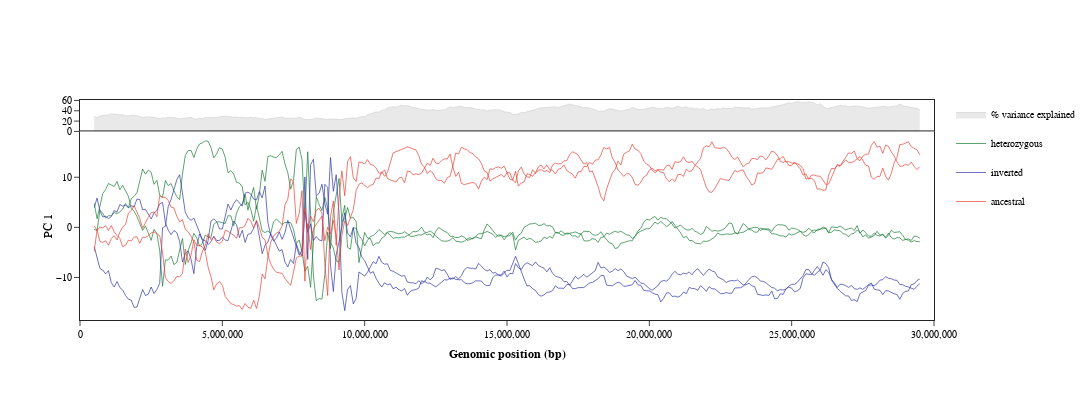

Source (notebook cell):
### Code cell
plot.fig

### Figure 1 — Plotly figure (JSON) as saved in the notebook; plotly's stock layout.template omitted (floating-point values rounded to 4 significant figures; data arrays with more than 128 entries replaced by an {"elided": "..."} marker saying what was removed)
{"data": [{"connectgaps": false, "fill": "tozeroy", "hoverinfo": "text", "legendgroup": "% variance explained", "line": {"color": "lightgrey", "width": 0.7}, "mode": "lines", "name": "% variance explained", "showlegend": true, "text": {"elided": "291 str values"}, "type": "scatter", "x": {"elided": "291 int values"}, "xaxis": "x", "y": {"elided": "291 float values"}, "yaxis": "y"}, {"connectgaps": false, "hoverinfo": "text", "legendgroup": "heterozygous", "line": {"color": "#197d34", "width": 0.7}, "mode": "lines", "name": "heterozygous", "text": {"elided": "584 str values"}, "type": "scatter", "x": {"elided": "584 int values"}, "xaxis": "x2", "y": {"elided": "584 float values"}, "yaxis": "y2"}, {"connectgaps": false, "hoverinfo": "text", "legendgroup": "inverted", "line": {"color": "#2f35a8", "width": 0.7}, "mode": "lines", "name": "inverted", "text": {"elided": "584 str values"}, "type": "scatter", "x": {"elided": "584 int values"}, "xaxis": "x2", "y": {"elided": "584 float values"}, "yaxis": "y2"}, {"connectgaps": false, "hoverinfo": "text", "legendgroup": "ancestral", "line": {"color": "#eb4034", "width": 0.7}, "mode": "lines", "name": "ancestral", "text": {"elided": "584 str values"}, "type": "scatter", "x": {"elided": "584 int values"}, "xaxis": "x2", "y": {"elided": "584 float values"}, "yaxis": "y2"}], "layout": {"font": {"color": "black", "family": "Arial"}, "height": 400, "legend": {"font": {"size": 10}}, "paper_bgcolor": "rgba(0,0,0,0)", "plot_bgcolor": "rgba(0,0,0,0)", "width": 1200, "xaxis": {"anchor": "y", "domain": [0, 1], "linewidth": 1, "matches": "x2", "mirror": false, "range": [1, 30000000], "showticklabels": false, "side": "top", "ticks": ""}, "xaxis2": {"anchor": "y2", "domain": [0, 1], "linewidth": 1, "mirror": true, "range": [1, 30000000], "side": "bottom", "tickfont": {"size": 10}, "tickformat": ",.0f", "ticks": "outside", "title": {"font": {"size": 12}, "standoff": 10, "text": "<b>Genomic position (bp)"}}, "yaxis": {"anchor": "x", "domain": [0.8571, 1], "linewidth": 1, "mirror": true, "side": "left", "tickfont": {"size": 10}, "ticks": "outside"}, "yaxis2": {"anchor": "x2", "domain": [0, 0.8571], "linewidth": 1, "mirror": true, "side": "left", "tickfont": {"size": 10}, "ticks": "outside", "title": {"font": {"size": 12}, "standoff": 0, "text": "PC 1"}}}}
